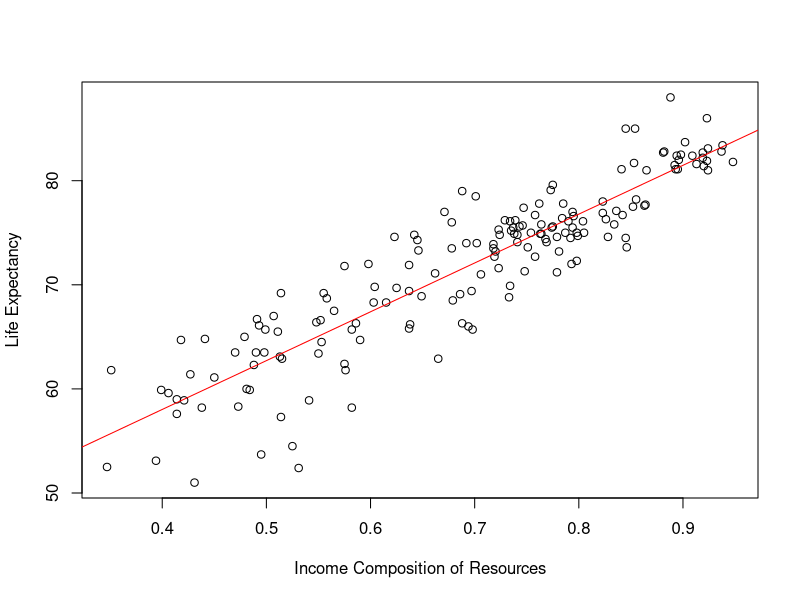
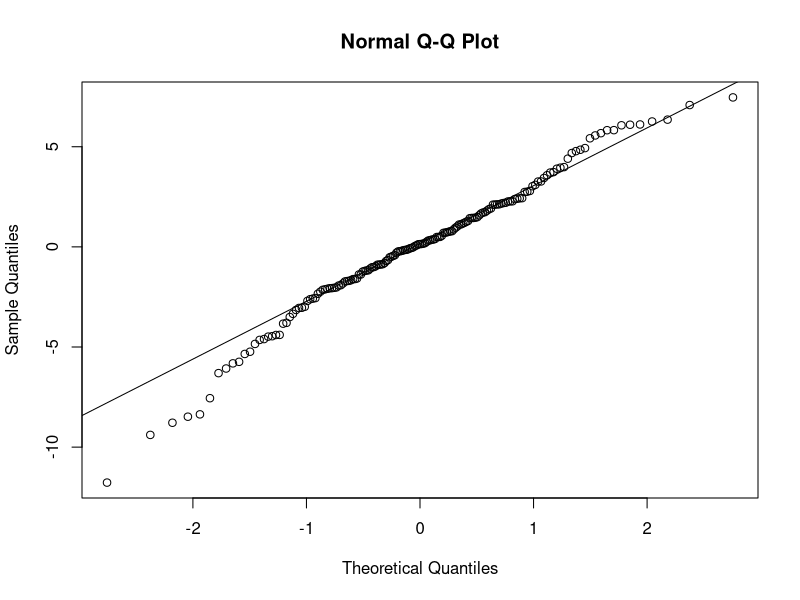
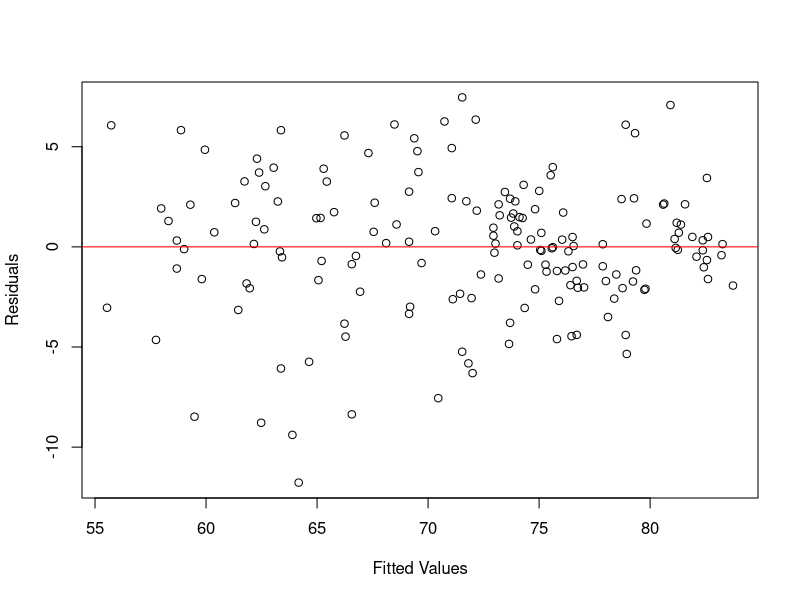
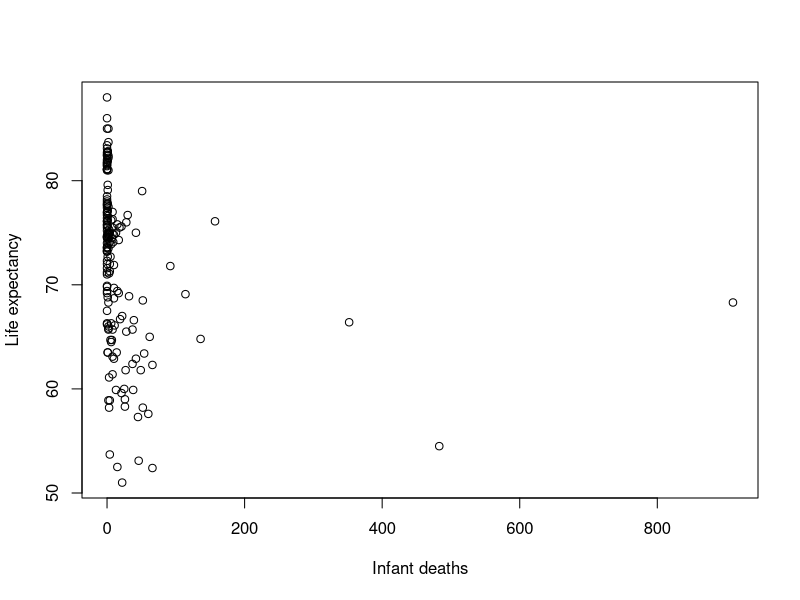
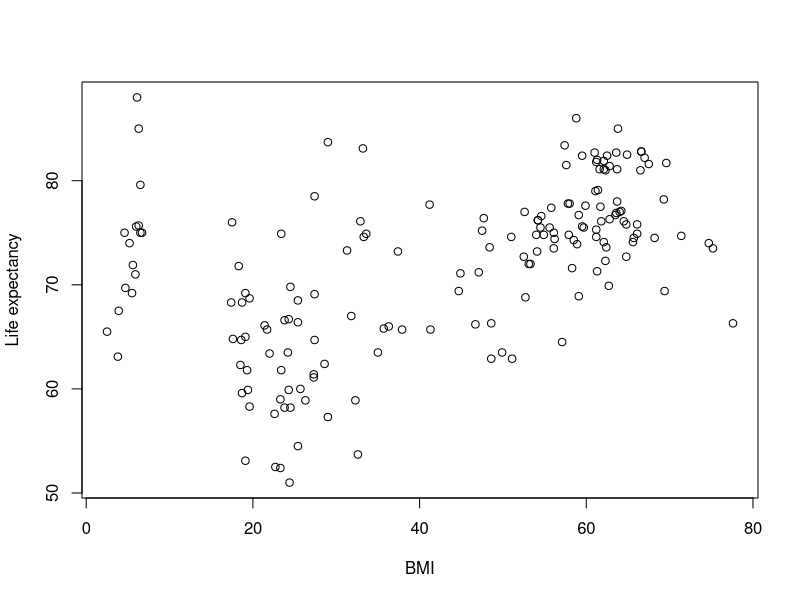
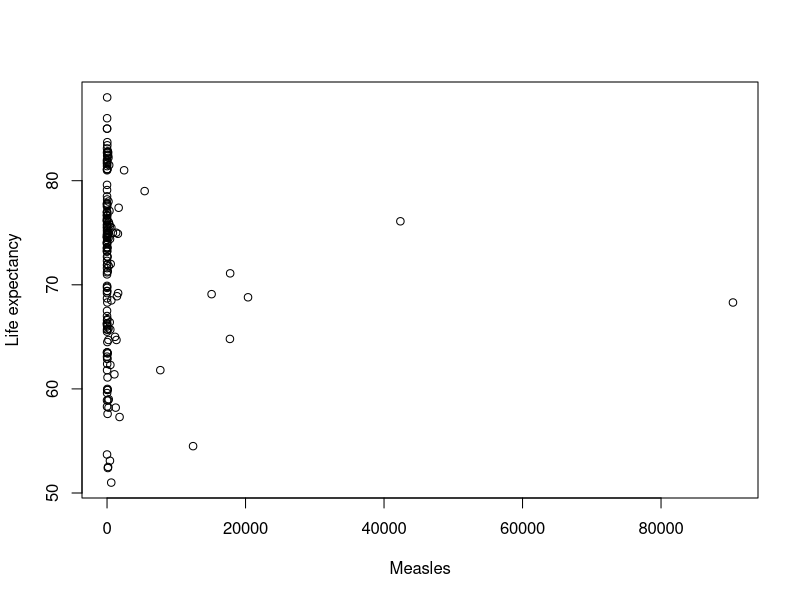
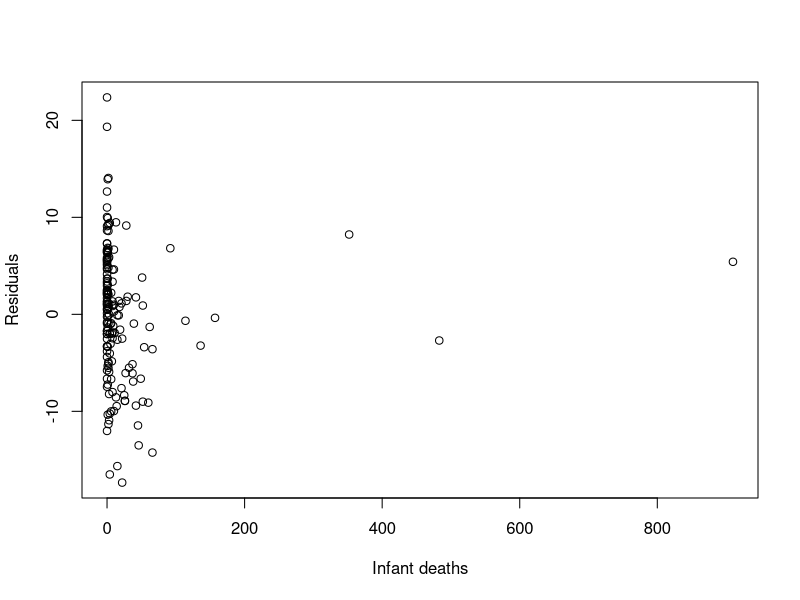
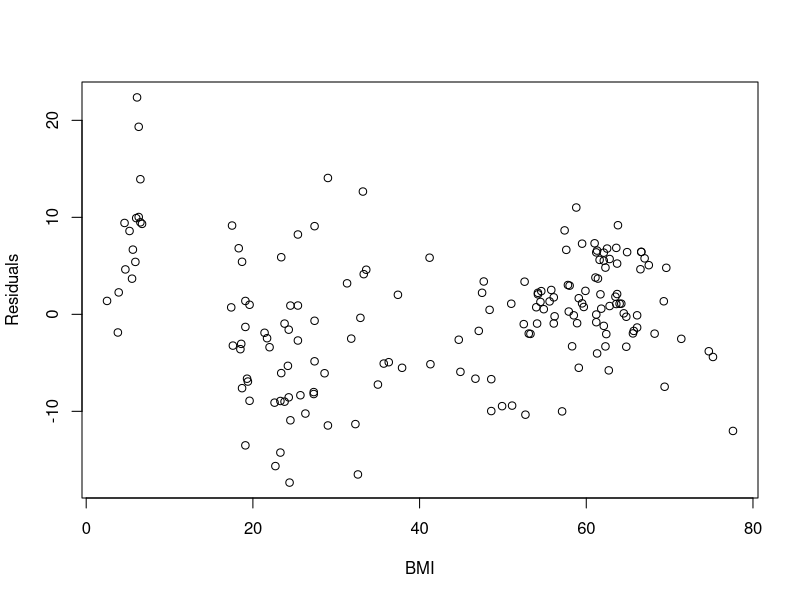

Write the R code that produced these figures, in order.
## ---- chunk 1
lifeexp <- read.csv("lifeexp_by_country2.csv", header = TRUE)
lifeexp$status <- factor(lifeexp$status)
lifeexp$continent <- factor(lifeexp$continent)
lifeexp$sub_region <- factor(lifeexp$sub_region)

lifeexp$thin_youth <- ordered(lifeexp$thin_youth, levels = c("Low", "Medium", "High"))
lifeexp$thin_child <- ordered(lifeexp$thin_child, levels = c("Low", "Medium", "High"))
lifeexp$mortality_level <- ordered(lifeexp$mortality_level, levels = c("Low", "Moderate", "High"))
## ---- chunk 2
t.test(lifeexp$measles, alternative = "greater", mu = 250, conf.level = 0.94)
## ---- chunk 3
t.test(lifeexp$schooling ~ lifeexp$status, data = lifeexp, alternative = "two.sided", conf.level = 0.99)
## ---- chunk 4

table <- table(lifeexp$mortality_level,lifeexp$thin_youth)

table

chisq.test(table,correct=FALSE)

## ---- chunk 5
plot(lifeexp$income.composition.of.resources, lifeexp$life.expectancy, xlab = "Income Composition of Resources", ylab = "Life Expectancy")
abline(lm(lifeexp$life.expectancy ~ lifeexp$income.composition.of.resources), col = "red")

qqnorm(lm(lifeexp$life.expectancy ~ lifeexp$income.composition.of.resources)$residuals)
qqline(lm(lifeexp$life.expectancy ~ lifeexp$income.composition.of.resources)$residuals)

plot(lm(lifeexp$life.expectancy ~ lifeexp$income.composition.of.resources)$residuals ~ lm(lifeexp$life.expectancy ~ lifeexp$income.composition.of.resources)$fitted.values, xlab = "Fitted Values", ylab = "Residuals")
abline(h = 0, col = "red")
reg_model <- lm(life.expectancy ~ income.composition.of.resources, data = lifeexp)
summary(reg_model)

cor(lifeexp$life.expectancy, lifeexp$income.composition.of.resources)

summary(reg_model)$r.squared
## ---- chunk 6

plot(lifeexp$infant.deaths, lifeexp$life.expectancy, xlab = "Infant deaths", ylab = "Life expectancy")
plot(lifeexp$BMI, lifeexp$life.expectancy, xlab = "BMI", ylab = "Life expectancy")
plot(lifeexp$measles, lifeexp$life.expectancy, xlab = "Measles", ylab = "Life expectancy")

# Check linearity assumption
plot(lifeexp$infant.deaths, residuals(lm(life.expectancy ~ infant.deaths + BMI + measles, data = lifeexp)), 
     xlab = "Infant deaths", ylab = "Residuals")
plot(lifeexp$BMI, residuals(lm(life.expectancy ~ infant.deaths + BMI + measles, data = lifeexp)), 
     xlab = "BMI", ylab = "Residuals")
plot(lifeexp$measles, residuals(lm(life.expectancy ~ infant.deaths + BMI + measles, data = lifeexp)), 
     xlab = "Measles", ylab = "Residuals")

qqnorm(residuals(lm(life.expectancy ~ infant.deaths + BMI + measles, data = lifeexp)))
qqline(residuals(lm(life.expectancy ~ infant.deaths + BMI + measles, data = lifeexp)))

plot(fitted(lm(life.expectancy ~ infant.deaths + BMI + measles, data = lifeexp)), 
     residuals(lm(life.expectancy ~ infant.deaths + BMI + measles, data = lifeexp)), 
     xlab = "Fitted values", ylab = "Residuals")

model <- lm(life.expectancy ~ infant.deaths + BMI + measles, data = lifeexp)
summary(model)

# Hypothesis test for infant deaths
model1 <- lm(life.expectancy ~ infant.deaths, data = lifeexp)
summary(model1)

# Hypothesis test for BMI
model2 <- lm(life.expectancy ~ BMI, data = lifeexp)
summary(model2)

# Hypothesis test for measles
model3 <- lm(life.expectancy ~ measles, data = lifeexp)
summary(model3)
## ---- chunk 7
boxplot(lifeexp$measles ~ lifeexp$continent, xlab = "Continent", ylab = "Measles")

measles_model <- aov(measles ~ continent, data = lifeexp)
summary(measles_model)

tukey_test <- TukeyHSD(measles_model)
tukey_test

## ---- chunk 8

boxplot(lifeexp$under.five.deaths ~ lifeexp$thin_child, main = "Boxplot of Under Five Deaths by Thin Child", xlab = "Thin Child", ylab = "Under Five Deaths")

# Check for normality assumption using Q-Q plot
qqnorm(lifeexp$under.five.deaths)
qqline(lifeexp$under.five.deaths)

result <- aov(lifeexp$under.five.deaths ~ lifeexp$thin_child)
summary(result)

TukeyHSD(result)
## ---- chunk 9
fit <- aov(life.expectancy ~ continent * mortality_level, data = lifeexp)
summary(fit)
